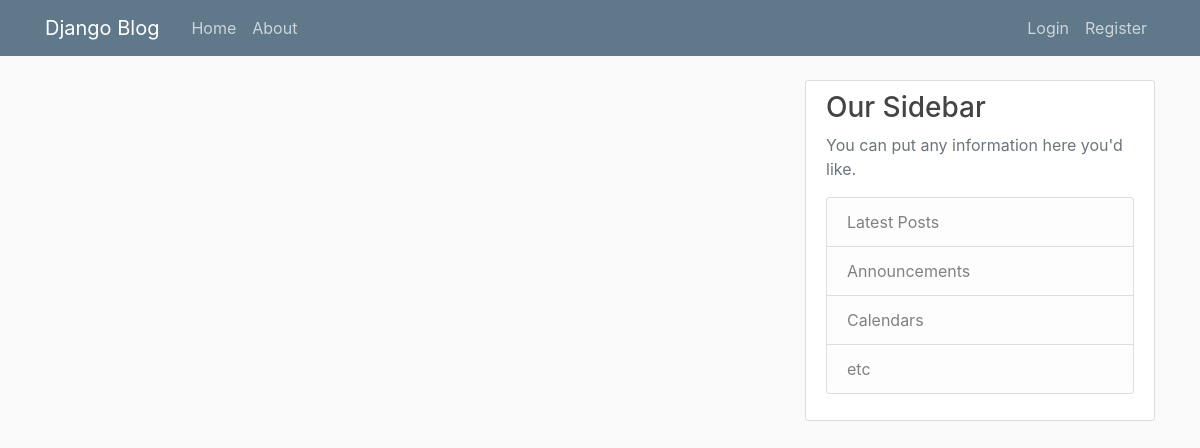
Before: / with the older database file.
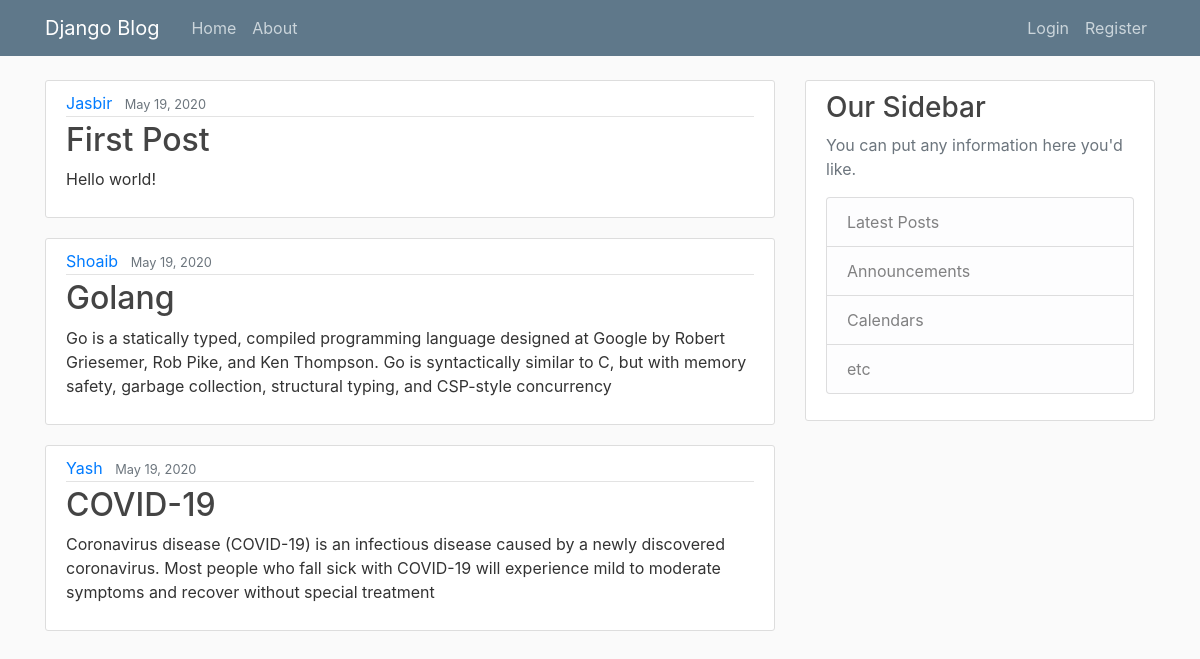
After: the same page with the newer database file.
### blog/models.py (models this page shows, shortened)
class Post(models.Model):
	title = models.CharField(max_length=100)
	content = models.TextField()
	date_posted = models.DateTimeField(default=timezone.now)
	author = models.ForeignKey(User,on_delete=models.CASCADE)

### blog/views.py (the view)
# urls.py: 2. Add a URL to urlpatterns:  path('', views.home, name='home')
def home(request):
	context = {
		'posts':Post.objects.all()
	}
	return render(request,'blog/home.html',context)

### blog/templates/blog/home.html
{% extends "blog/base.html" %}
{% block content %}
	{% for post in posts%}
		<article class="media content-section">
		  <div class="media-body">
		    <div class="article-metadata">
		      <a class="mr-2" href="#">{{ post.author }}</a>
		      <small class="text-muted">{{ post.date_posted|date:"F d, Y" }}</small>
		    </div>
		    <h2><a class="article-title" href="#">{{ post.title }}</a></h2>
		    <p class="article-content">{{ post.content }}</p>
		  </div>
		</article>
	{% endfor %}
{% endblock content %}

### blog/templates/blog/base.html (shortened to what this page needs)
{% load static %}
<!DOCTYPE html>
<html lang="en">
    <head>
        <link rel="stylesheet" href="https://stackpath.bootstrapcdn.com/bootstrap/4.5.0/css/bootstrap.min.css">
        <link rel="stylesheet" type="text/css" href="{% static 'blog/css/main.css' %}">
    </head>
    <body>
        <header class="site-header">
            <nav class="navbar navbar-expand-md navbar-dark bg-steel fixed-top">
                <div class="container">
                    <a class="navbar-brand mr-4" href="{% url 'blog-home' %}">Django Blog</a>
                    <div class="collapse navbar-collapse" id="navbarToggle">
                        <div class="navbar-nav mr-auto">
                            <a class="nav-item nav-link" href="{% url 'blog-home' %}">Home</a>
                            <a class="nav-item nav-link" href="{% url 'blog-about' %}">About</a>
                        </div>
                        <div class="navbar-nav">
                            <a class="nav-item nav-link" href="#">Login</a>
                            <a class="nav-item nav-link" href="#">Register</a>
                        </div>
                    </div>
                </div>
            </nav>
        </header>
        <main role="main" class="container">
            <div class="row">
                <div class="col-md-8">
                    {% block content %}{% endblock %}
                </div>
                <div class="col-md-4">
                    <div class="content-section">
                        <h3>Our Sidebar</h3>
                        <p class='text-muted'>You can put any information here you'd like.
                        <ul class="list-group">
                            <li class="list-group-item list-group-item-light">Latest Posts</li>
                            <li class="list-group-item list-group-item-light">Announcements</li>
                            <li class="list-group-item list-group-item-light">Calendars</li>
                            <li class="list-group-item list-group-item-light">etc</li>
                        </ul>
                        </p>
                    </div>
                </div>
            </div>
        </main>
    </body>
</html>

### blog/static/blog/css/main.css (style rules this page uses)
body { background: #fafafa; color: #333333; margin-top: 5rem; }
h1, h2, h3, h4, h5, h6 { color: #444444; }
ul { margin: 0; }
.bg-steel { background-color: #5f788a; }
.site-header .navbar-nav .nav-link { color: #cbd5db; }
.content-section { background: #ffffff; padding: 10px 20px; border: 1px solid #dddddd; border-radius: 3px; margin-bottom: 20px; }
.article-title { color: #444444; }
.article-content { white-space: pre-line; }
.article-metadata { padding-bottom: 1px; margin-bottom: 4px; border-bottom: 1px solid #e3e3e3 }

Changed rows visible on the page:
added Post: author "Jasbir", date_posted "May 19, 2020", title "First Post", content "Hello world!"
added Post: author "Shoaib", date_posted "May 19, 2020", title "Golang", content "Go is a statically typed, compiled programming language designed at Google by Robert Griesemer, Rob Pike, and Ken Thompson. Go is syntactically similar to C, but with memory safety, garbage collection, structural typing, and CSP-style concurrency"
added Post: author "Yash", date_posted "May 19, 2020", title "COVID-19", content "Coronavirus disease (COVID-19) is an infectious disease caused by a newly discovered coronavirus. Most people who fall sick with COVID-19 will experience mild to moderate symptoms and recover without special treatment"
